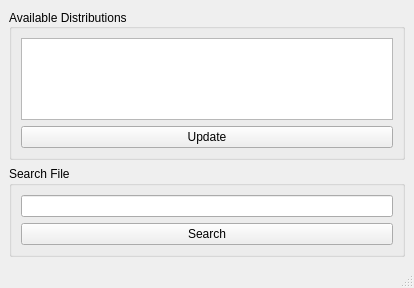
<?xml version="1.0" encoding="UTF-8"?>
<ui version="4.0">
 <class>MainWindow</class>
 <widget class="QMainWindow" name="MainWindow">
  <property name="geometry">
   <rect>
    <x>0</x>
    <y>0</y>
    <width>414</width>
    <height>288</height>
   </rect>
  </property>
  <property name="windowTitle">
   <string>Kapt-file</string>
  </property>
  <widget class="QWidget" name="centralwidget">
   <layout class="QVBoxLayout" name="verticalLayout_3">
    <item>
     <widget class="QGroupBox" name="groupBox">
      <property name="title">
       <string>Available Distributions</string>
      </property>
      <property name="alignment">
       <set>Qt::AlignLeading|Qt::AlignLeft|Qt::AlignVCenter</set>
      </property>
      <property name="flat">
       <bool>true</bool>
      </property>
      <layout class="QVBoxLayout" name="verticalLayout">
       <item>
        <widget class="QTreeView" name="treeView"/>
       </item>
       <item>
        <widget class="QPushButton" name="pushButton">
         <property name="toolTip">
          <string>Update Contents of selected distibutions.</string>
         </property>
         <property name="text">
          <string>Update</string>
         </property>
        </widget>
       </item>
      </layout>
     </widget>
    </item>
    <item>
     <widget class="QGroupBox" name="groupBox_2">
      <property name="sizePolicy">
       <sizepolicy hsizetype="Preferred" vsizetype="Fixed">
        <horstretch>0</horstretch>
        <verstretch>0</verstretch>
       </sizepolicy>
      </property>
      <property name="title">
       <string>Search File</string>
      </property>
      <property name="flat">
       <bool>true</bool>
      </property>
      <layout class="QVBoxLayout" name="verticalLayout_2">
       <item>
        <widget class="QLineEdit" name="lineEdit"/>
       </item>
       <item>
        <widget class="QPushButton" name="pushButton_2">
         <property name="text">
          <string>Search</string>
         </property>
        </widget>
       </item>
      </layout>
     </widget>
    </item>
   </layout>
  </widget>
  <widget class="QStatusBar" name="statusbar"/>
 </widget>
 <resources/>
 <connections/>
</ui>
